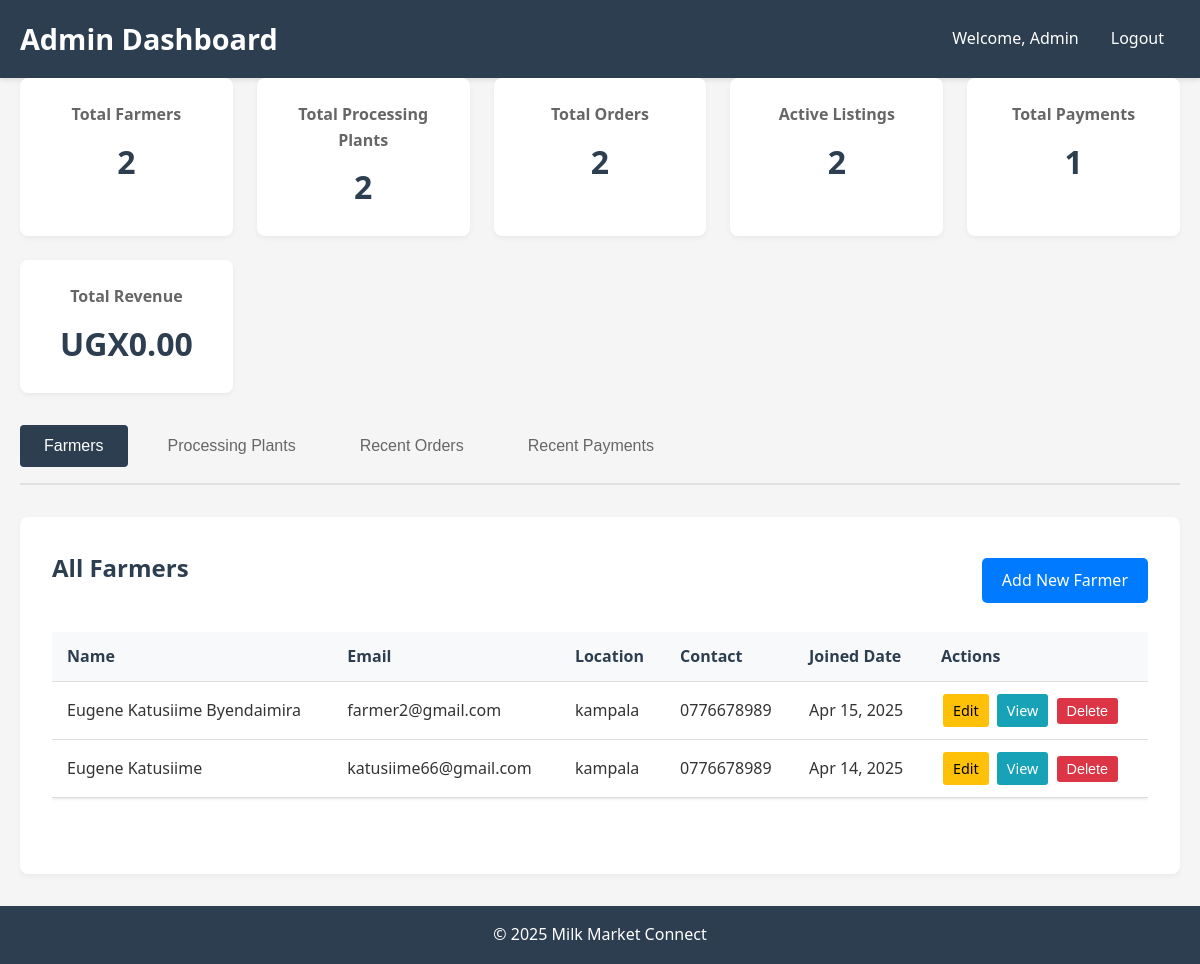
The page /pages/admin/dashboard.php (signed in) on the database its author committed.
### tables this page shows
CREATE TABLE `farmers` (
  `id` int NOT NULL AUTO_INCREMENT,
  `name` varchar(100) NOT NULL,
  `email` varchar(100) NOT NULL,
  `password` varchar(255) NOT NULL,
  `location` varchar(255) NOT NULL,
  `contact` varchar(50) NOT NULL,
  `milk_capacity` float NOT NULL,
  `preferred_price` decimal(10,2) NOT NULL,
  `created_at` datetime DEFAULT CURRENT_TIMESTAMP,
  `updated_at` datetime DEFAULT CURRENT_TIMESTAMP ON UPDATE CURRENT_TIMESTAMP,
  PRIMARY KEY (`id`),
  UNIQUE KEY `email` (`email`)
);

### pages/admin/dashboard.php (the view, shortened to what this page needs)
<?php
include_once '../../config/db.php';
$statsSql = "SELECT
    (SELECT COUNT(*) FROM farmers) as total_farmers,
    (SELECT COUNT(*) FROM processing_plants) as total_plants,
    (SELECT COUNT(*) FROM orders) as total_orders,
    (SELECT COUNT(*) FROM price_listings WHERE status = 'Active') as active_listings,
    (SELECT COUNT(*) FROM payments) as total_payments,
    (SELECT SUM(amount) FROM payments WHERE status = 'Completed') as total_revenue";
$statsResult = mysqli_query($conn, $statsSql);
$stats = mysqli_fetch_assoc($statsResult);
$farmersSql = "SELECT * FROM farmers ORDER BY created_at DESC";
$farmersResult = mysqli_query($conn, $farmersSql);
?>
<!DOCTYPE html>
<html lang="en">
<head>
    <link rel="stylesheet" href="../../css/dashboard.css">
</head>
<body>
    <header>
        <div class="container">
            <h1>Admin Dashboard</h1>
            <nav>
                <span>Welcome, <?php echo $_SESSION['user_name']; ?></span>
                <a href="../logout.php">Logout</a>
            </nav>
        </div>
    </header>
    <main class="container">
        <div class="stats-grid">
            <div class="stat-card">
                <h3>Total Farmers</h3>
                <p class="stat-number"><?php echo $stats['total_farmers']; ?></p>
            </div>
            <div class="stat-card">
                <h3>Total Processing Plants</h3>
                <p class="stat-number"><?php echo $stats['total_plants']; ?></p>
            </div>
            <div class="stat-card">
                <h3>Total Orders</h3>
                <p class="stat-number"><?php echo $stats['total_orders']; ?></p>
            </div>
            <div class="stat-card">
                <h3>Active Listings</h3>
                <p class="stat-number"><?php echo $stats['active_listings']; ?></p>
            </div>
            <div class="stat-card">
                <h3>Total Payments</h3>
                <p class="stat-number"><?php echo $stats['total_payments']; ?></p>
            </div>
            <div class="stat-card">
                <h3>Total Revenue</h3>
                <p class="stat-number">UGX<?php echo number_format($stats['total_revenue'] ?? 0, 2); ?></p>
            </div>
        </div>
        <div class="tabs">
            <button class="tab-btn active" data-target="farmers-tab">Farmers</button>
            <button class="tab-btn" data-target="plants-tab">Processing Plants</button>
            <button class="tab-btn" data-target="orders-tab">Recent Orders</button>
            <button class="tab-btn" data-target="payments-tab">Recent Payments</button>
        </div>
        <section id="farmers-tab" class="tab-content active">
            <div class="section-header">
                <h2>All Farmers</h2>
                <a href="add_farmer.php" class="btn-primary">Add New Farmer</a>
            </div>
            <div class="table-responsive">
                <table class="data-table">
                    <thead>
                        <tr>
                            <th>Name</th>
                            <th>Email</th>
                            <th>Location</th>
                            <th>Contact</th>
                            <th>Joined Date</th>
                            <th>Actions</th>
                        </tr>
                    </thead>
                    <tbody>
                        <?php
                        if (mysqli_num_rows($farmersResult) > 0) {
                            while ($farmer = mysqli_fetch_assoc($farmersResult)) {
                                echo "<tr>";
                                echo "<td>" . htmlspecialchars($farmer['name']) . "</td>";
                                echo "<td>" . htmlspecialchars($farmer['email']) . "</td>";
                                echo "<td>" . htmlspecialchars($farmer['location']) . "</td>";
                                echo "<td>" . htmlspecialchars($farmer['contact']) . "</td>";
                                echo "<td>" . date('M d, Y', strtotime($farmer['created_at'])) . "</td>";
                                echo "<td class='actions'>
                                        <a href='edit_user.php?type=farmer&id=" . $farmer['id'] . "' class='btn-small btn-edit'>Edit</a>
                                        <a href='view_user.php?type=farmer&id=" . $farmer['id'] . "' class='btn-small btn-view'>View</a>
                                        <button onclick='confirmDelete(\"farmer\", " . $farmer['id'] . ")' class='btn-small btn-delete'>Delete</button>
                                      </td>";
                                echo "</tr>";
                            }
                        } else {
                            echo "<tr><td colspan='6' class='no-data'>No farmers found</td></tr>";
                        }
                        ?>
                    </tbody>
                </table>
            </div>
        </section>
    </main>
    <footer>
        <div class="container">
            <p>&copy; 2025 Milk Market Connect</p>
        </div>
    </footer>
</body>
</html>

### css/dashboard.css (style rules this page uses)
* { margin: 0; padding: 0; box-sizing: border-box; }
body { font-family: 'Segoe UI', Tahoma, Geneva, Verdana, sans-serif; line-height: 1.6; background-color: #f5f5f5; color: #333; }
.container { max-width: 1200px; margin: 0 auto; padding: 0 20px; }
header { background-color: #2c3e50; color: white; padding: 1rem 0; box-shadow: 0 2px 5px rgba(0, 0, 0, 0.1); }
header .container { display: flex; justify-content: space-between; align-items: center; }
header h1 { font-size: 1.8rem; font-weight: 600; }
nav { display: flex; align-items: center; gap: 1rem; }
nav a { color: white; text-decoration: none; padding: 0.5rem 1rem; border-radius: 4px; transition: background-color 0.3s; }
main { padding: 2rem 0; }
.stats-grid { display: grid; grid-template-columns: repeat(auto-fit, minmax(200px, 1fr)); gap: 1.5rem; margin-bottom: 2rem; }
.stat-card { background-color: white; padding: 1.5rem; border-radius: 8px; box-shadow: 0 2px 5px rgba(0, 0, 0, 0.05); text-align: center; }
.stat-card h3 { color: #666; font-size: 1rem; margin-bottom: 0.5rem; }
.stat-number { font-size: 2rem; font-weight: 600; color: #2c3e50; }
.tabs { display: flex; gap: 1rem; margin-bottom: 2rem; border-bottom: 2px solid #e0e0e0; padding-bottom: 1rem; }
.tab-btn { padding: 0.75rem 1.5rem; border: none; background: none; font-size: 1rem; color: #666; cursor: pointer; transition: all 0.3s; border-radius: 4px; }
.tab-btn.active { background-color: #2c3e50; color: white; }
.tab-content { display: none; background-color: white; padding: 2rem; border-radius: 8px; box-shadow: 0 2px 5px rgba(0, 0, 0, 0.05); }
.tab-content.active { display: block; }
.tab-content h2 { margin-bottom: 1.5rem; color: #2c3e50; }
table { width: 100%; border-collapse: collapse; margin-bottom: 1.5rem; }
th, td { padding: 1rem; text-align: left; border-bottom: 1px solid #e0e0e0; }
th { background-color: #f8f9fa; font-weight: 600; color: #2c3e50; }
.btn-small { display: inline-block; padding: 0.5rem 1rem; background-color: #3498db; color: white; text-decoration: none; border-radius: 4px; font-size: 0.9rem; transition: background-color 0.3s; }
footer { background-color: #2c3e50; color: white; padding: 1rem 0; text-align: center; margin-top: 2rem; }

### pages/admin/dashboard.php (style rules this page uses)
.section-header { display: flex; justify-content: space-between; align-items: center; margin-bottom: 20px; }
.btn-primary { background-color: #007bff; color: white; padding: 10px 20px; border-radius: 5px; text-decoration: none; border: none; cursor: pointer; }
.table-responsive { overflow-x: auto; margin-bottom: 20px; }
.data-table { width: 100%; border-collapse: collapse; background: white; box-shadow: 0 1px 3px rgba(0,0,0,0.1); }
.data-table th, .data-table td { padding: 12px 15px; text-align: left; border-bottom: 1px solid #ddd; }
.data-table th { background-color: #f8f9fa; font-weight: 600; }
.actions { white-space: nowrap; }
.btn-small { padding: 5px 10px; margin: 0 2px; border-radius: 3px; font-size: 0.9em; text-decoration: none; cursor: pointer; border: none; }
.btn-edit { background-color: #ffc107; color: #000; }
.btn-view { background-color: #17a2b8; color: white; }
.btn-delete { background-color: #dc3545; color: white; }

### rows shown on the page
farmers: name "Eugene Katusiime Byendaimira", email "farmer2@gmail.com", location "kampala", contact "0776678989", created_at "Apr 15, 2025"
farmers: name "Eugene Katusiime", email "katusiime66@gmail.com", location "kampala", contact "0776678989", created_at "Apr 14, 2025"

### other values the page prints
$_SESSION['user_name'] "Admin"
$stats['total_farmers'] "2"
$stats['total_plants'] "2"
$stats['total_orders'] "2"
$stats['active_listings'] "2"
$stats['total_payments'] "1"
$stats['total_revenue'] "0.00"
